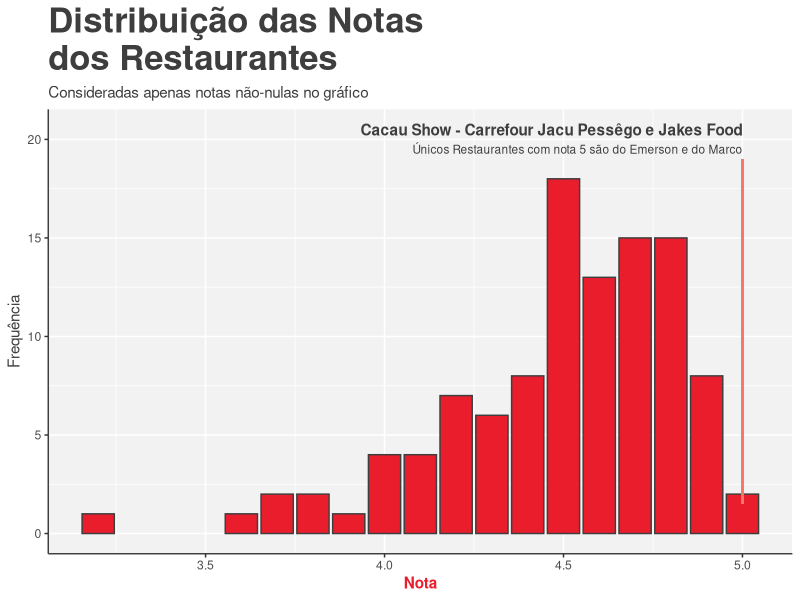
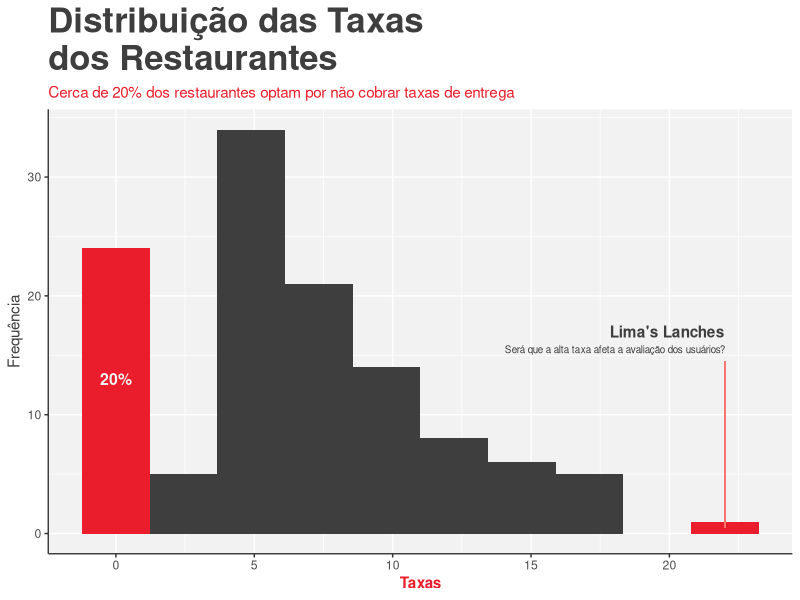
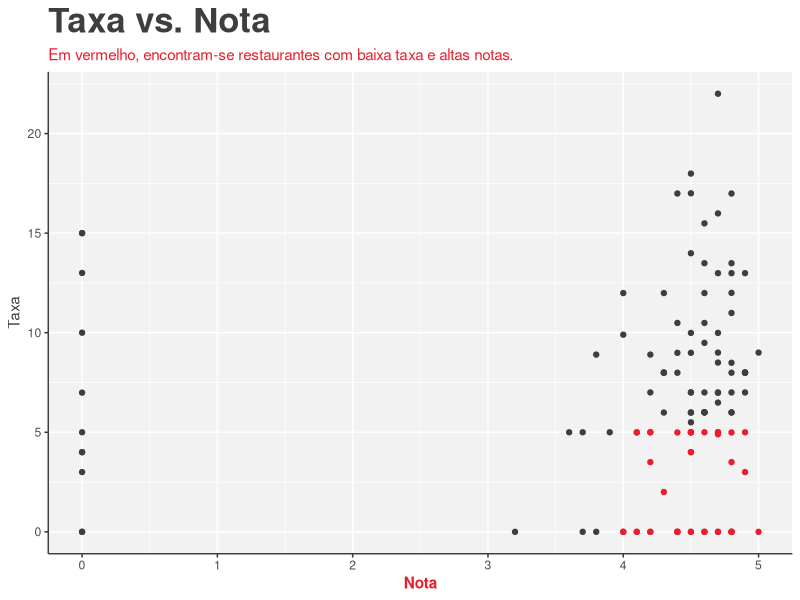
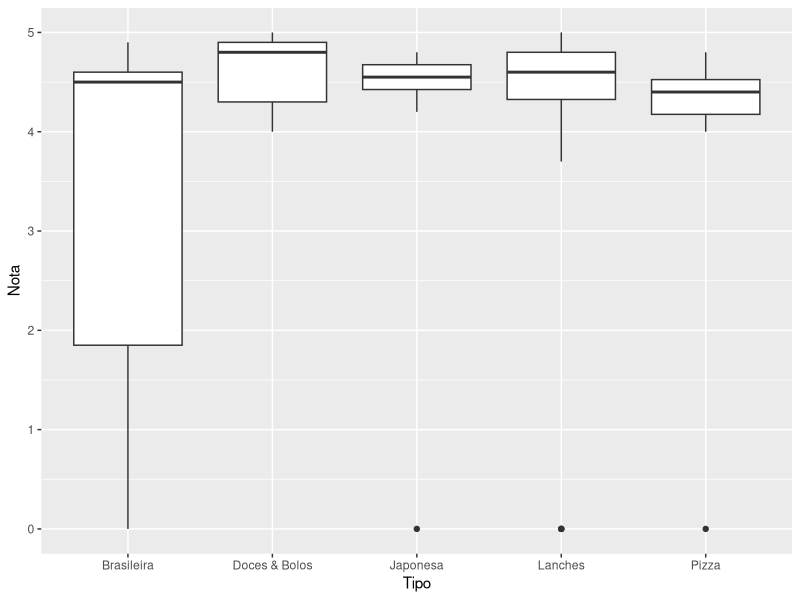
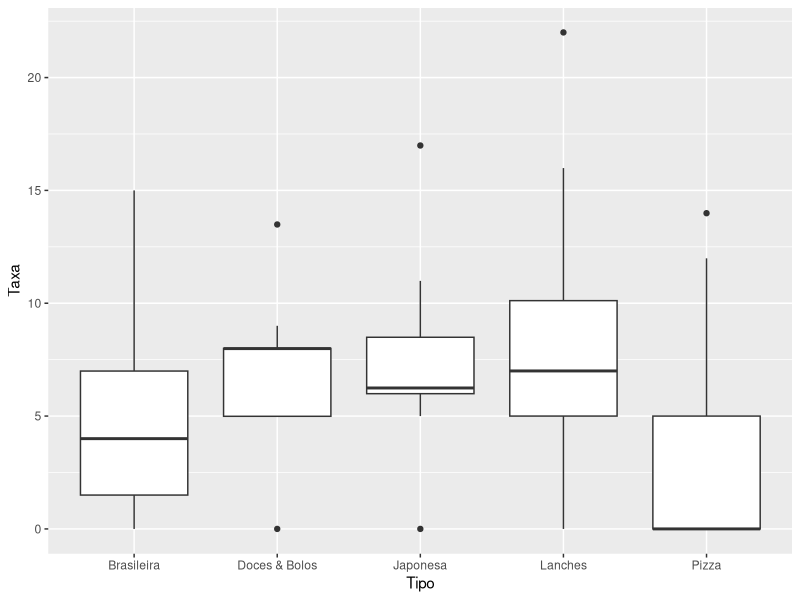

R code for these plots, in order:
## ---- chunk 1
library(tidyverse)  # Biblioteca para manipulação e visualização de dados
library(knitr)      # Melhor visualização de tabelas em Rmd e HTML
library(kableExtra) # Edição estética de tabelas
## ---- chunk 2
options(knitr.kable.NA = '')
## ---- chunk 3

df <- read_csv('final-ifood-data.csv') # Importação dos dados em .csv
df <- rename(df, Restaurante = `Título`, Taxa = `Preço`, Coletor = Dono)
# Renomeção de colunas para melhor interpretação

df %>% 
    head(10) %>% # Ver as 10 primeiras linhas
    kable(caption = "Primeiras 10 linhas do conjunto de dados") %>%  # Melhor visualização
    kable_styling(full_width = FALSE, # Estéticas
                  bootstrap_options = c('striped', 'hover', 'responsive'))
## ---- chunk 4
df %>% 
    summary() %>% # Principais medidas estatísticas
    kable() %>% 
    kable_styling(full_width = FALSE,
                  bootstrap_options = c('striped', 'hover', 'responsive'))
## ---- chunk 5
melhores_restaurantes <- df %>% 
    filter(Nota == 5) %>% # Apenas com nota 5
    select(Restaurante) %>% # Apenas a coluna 'Título'
    c() # Juntar em um vetor

annotation = str_c(melhores_restaurantes[[1]][1], ' e ', melhores_restaurantes[[1]][2]) # Já tinha visto que haviam apenas 2 restaurante com nota 5
print(annotation)
## ---- chunk 6
df %>% 
    filter(Nota == 5) %>% 
    kable(caption = "Melhores restaurantes") %>% 
    kable_styling(full_width = FALSE,
                  bootstrap_options = c('striped', 'hover', 'responsive'))
## ---- chunk 7
red <- '#EA1D2C'
black <- '#3F3E3E'
grey <- '#F2F2F2'

my_theme <- theme(plot.title = element_text(color = black, size = 25, face = 'bold'),
                  plot.subtitle = element_text(color = black),
                  axis.title.x = element_text(color = red, face = 'bold'),
                  axis.title.y = element_text(color = black),
                  panel.background = element_rect(fill = grey),
                  axis.line = element_line(colour = black),
                  legend.position = 'none')

df %>% 
    filter(Nota > 0) %>% # Apenas notas não nulas
    ggplot(aes(x = Nota)) +
    geom_bar(fill = red, color = black) + # Optei por um gráfico de barras
    geom_segment(aes(x = 5, y = 1.5, xend = 5, # Adiciona uma linha vertical
                     yend = 19, color = black)) +
    annotate('text', label = annotation, x = 5, y = 20.5, # Adiciona um texto
             hjust = 'right', fontface = 'bold', color = black) +
    annotate('text', x = 5, y = 19.5,hjust = 'right', color = black, size = 3,
             label = 'Únicos Restaurantes com nota 5 são do Emerson e do Marco') +
    labs(title = 'Distribuição das Notas\ndos Restaurantes',          # Definição do título,
         subtitle = 'Consideradas apenas notas não-nulas no gráfico', # do subtítulo,
         x = 'Nota', y = 'Frequência') +                              # e dos eixos
    my_theme
## ---- chunk 8
df %>% 
    filter(Nota < 3.5) %>% # Filtrar as notas menores que 3,5
    mutate(
        Nota = cell_spec(Nota, "html", color = ifelse(Nota > 0, red, black))
    ) %>% # Colorir as notas maiores que 0 (apenas uma)
    arrange(desc(Nota)) %>%  # Ordenar pelas notas de forma decrescente
    kable("html", escape = F, caption = 'Restaurantes com notas menores que 3,5') %>% 
    kable_styling(full_width = FALSE,
                  bootstrap_options = c('striped', 'hover', 'responsive'))
## ---- chunk 9
df %>% # Optei por um histograma, pois é uma variável contínua
    ggplot(aes(x = Taxa, fill = (Taxa == 0 | Taxa > 20))) +
    geom_histogram(bins = 10) +
    scale_fill_manual(values = c(black, red)) +
    geom_segment(aes(x = 22, y = 0.5, xend = 22, # Adiciona uma linha vertical
                     yend = 14.5, color = black)) +
    annotate('text', label = '20%', x = 0, y = 13, # Adiciona um texto
             hjust = 'center', fontface = 'bold', size = 4, color = grey) +
    annotate('text', label = "Lima's Lanches", x = 22, y = 17, # Adiciona um texto
             hjust = 'right', fontface = 'bold', color = black) +
    annotate('text', label = 'Será que a alta taxa afeta a avaliação dos usuários?',
             x = 22, y = 15.5, hjust = 'right', color = black, size = 2.5) +
    labs(title = 'Distribuição das Taxas\ndos Restaurantes', # Definição do título,
         subtitle = 'Cerca de 20% dos restaurantes optam por não cobrar taxas de entrega',
         x = 'Taxas', y = 'Frequência') +                    # e dos eixos
    my_theme +
    theme(plot.subtitle = element_text(color = red))  # Subtítulo em vermelho
## ---- chunk 10
df %>% 
    mutate(Taxa = ifelse(Taxa <= 5, 'Barata', 'Cara')) %>% 
    group_by(Taxa) %>% 
    summarise('Média das Notas' = mean(Nota)) %>% 
    kable(caption = 'Sobre a influência da taxa nas notas dos restaurantes') %>% 
    kable_styling(full_width = FALSE,
                  bootstrap_options = c('striped', 'hover', 'responsive'))
## ---- chunk 11
df %>% 
    ggplot(aes(y = Taxa, x = Nota, color = (Taxa <= 5 & Nota >= 4))) +
    scale_color_manual(values = c(black, red)) +
    geom_point() +
    labs(title = 'Taxa vs. Nota',
         subtitle = 'Em vermelho, encontram-se restaurantes com baixa taxa e altas notas.') +
    my_theme +
    theme(plot.subtitle = element_text(color = red))
## ---- chunk 12
sum(df$Taxa == 0)
## ---- chunk 13
df %>% 
    group_by(Tipo) %>% 
    summarise(Quantidade = n(), `Preço Médio` = mean(Taxa),
              `Nota Média` = mean(Nota)) %>% 
    arrange(desc(`Nota Média`)) %>% 
    kable()
## ---- chunk 14
tipos_mais_frequentes <- df %>% 
    group_by(Tipo) %>% 
    summarise(Quantidade = n(), `Nota Média` = mean(Nota)) %>% 
    filter(Quantidade > 5) %>% 
    c()

df %>% 
    filter(Tipo %in% tipos_mais_frequentes[[1]]) %>% 
    ggplot(aes(x = Tipo, y = Nota)) +
    geom_boxplot()
## ---- chunk 15
df %>% 
    filter(Tipo %in% tipos_mais_frequentes[[1]]) %>% 
    ggplot(aes(x = Tipo, y = Taxa)) +
    geom_boxplot()
## ---- chunk 16
getmode <- function(v) {
    uniqv <- unique(v)
    uniqv[which.max(tabulate(match(v, uniqv)))]
}
df %>% 
    group_by(Coletor) %>% 
    summarise('Quantidade de Restaurantes' = n(),
              'Nota Média' = mean(Nota),
              'Tipo Mais Frequente' = getmode(Tipo),
              'Preço Médio' = mean(Taxa)) %>% 
    kable()
